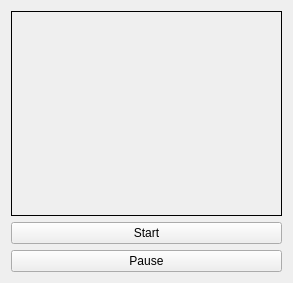
<?xml version="1.0" encoding="UTF-8"?>
<ui version="4.0">
 <class>frmMain</class>
 <widget class="QMainWindow" name="frmMain">
  <property name="geometry">
   <rect>
    <x>0</x>
    <y>0</y>
    <width>293</width>
    <height>283</height>
   </rect>
  </property>
  <property name="sizePolicy">
   <sizepolicy hsizetype="Preferred" vsizetype="Preferred">
    <horstretch>0</horstretch>
    <verstretch>0</verstretch>
   </sizepolicy>
  </property>
  <property name="maximumSize">
   <size>
    <width>293</width>
    <height>283</height>
   </size>
  </property>
  <property name="windowTitle">
   <string>frmMain</string>
  </property>
  <widget class="QWidget" name="centralWidget">
   <layout class="QGridLayout" name="gridLayout" rowstretch="8">
    <item row="0" column="0">
     <layout class="QVBoxLayout" name="verticalLayout">
      <item>
       <widget class="QLabel" name="lblOriginal">
        <property name="autoFillBackground">
         <bool>true</bool>
        </property>
        <property name="frameShape">
         <enum>QFrame::Box</enum>
        </property>
        <property name="text">
         <string/>
        </property>
        <property name="alignment">
         <set>Qt::AlignCenter</set>
        </property>
       </widget>
      </item>
      <item>
       <widget class="QPushButton" name="btnStart">
        <property name="text">
         <string>Start</string>
        </property>
       </widget>
      </item>
      <item>
       <widget class="QPushButton" name="btnPauseOrResume">
        <property name="text">
         <string>Pause</string>
        </property>
       </widget>
      </item>
     </layout>
    </item>
   </layout>
  </widget>
 </widget>
 <layoutdefault spacing="6" margin="11"/>
 <resources/>
 <connections/>
</ui>
